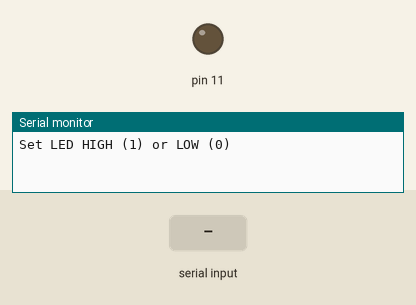
This sketch was run on a simulated Arduino Uno, built with avr-gcc and run on an emulated ATmega328P. Shown: output pins drawn as LEDs (lit = HIGH), the last lines printed to the serial monitor. The test bench sets the inputs (shaded band).

Above: at 1.3 s.
1.4 s: "30,150\n" received over Serial
2.9 s: "1\n" received over Serial
At 3.9 s:
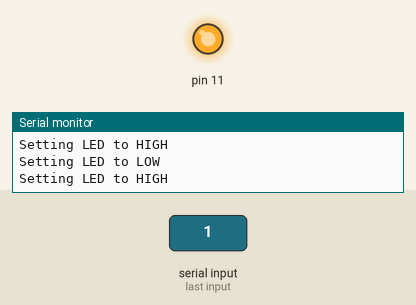
4.4 s: "90,45\n" received over Serial
At 5.1 s:
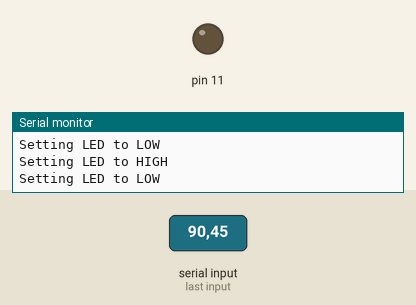
Timing chart, 0 to 7.4 s (numbered marks = the images above; inputs shaded):
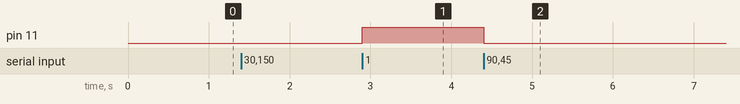

The sketch:

led_pinout_test.ino
```cpp
#include <SoftwareSerial.h>
int flag;
int lastFlag;

void setup() {
    Serial.begin(9600);
    pinMode(11, OUTPUT);
    Serial.print("Set LED HIGH (1) or LOW (0)\r\n");
    delay(100);
    flag = -1;
    lastFlag = -1;
}

void loop() {
  if(Serial.available() > 0)  {
    flag= Serial.read()-'0'; // can be -1 if read error
    if(flag != lastFlag){
      switch(flag) {
          case 1:
             digitalWrite(11,HIGH);
             Serial.print("Setting LED to HIGH\r\n");
             lastFlag = flag;
          break;

          case 0:
             digitalWrite(11,LOW);
             Serial.print("Setting LED to LOW\r\n");
             lastFlag = flag;
          break;

          default:
            break;
      } //end switch case
   } //end interior if
   else{
    Serial.print("No Change!\r\n");
   }
 } //end exterior if
}
```

Measured:
- after the input at 2.9 s, pin 11: LOW → HIGH at once
- after the input at 4.4 s, pin 11: HIGH → LOW at once
